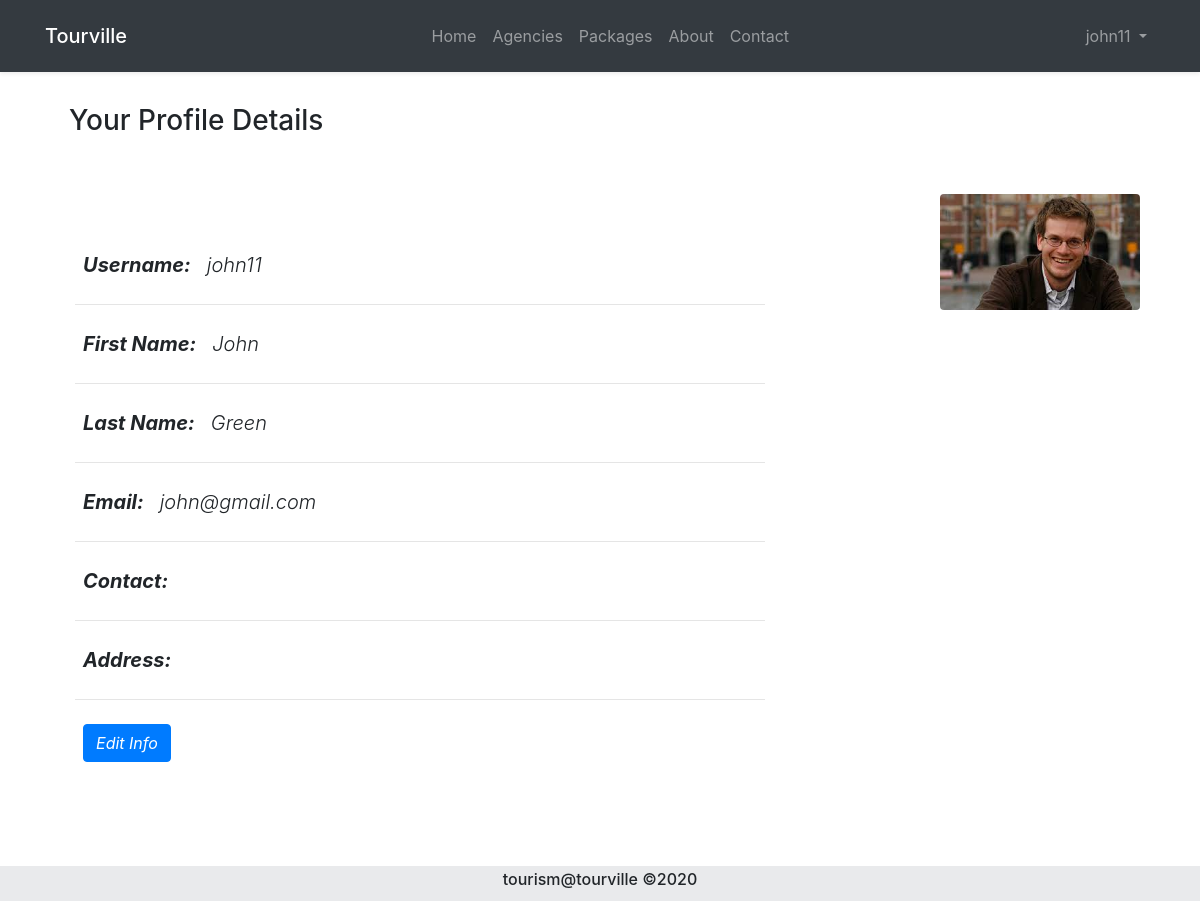
/profile.php (signed in), run on the app's committed database.
### tables this page shows
CREATE TABLE `tourists` (
  `tourist_id` int(11) NOT NULL,
  `tourist_stripe` varchar(255) NOT NULL,
  `tourist_username` varchar(255) NOT NULL,
  `tourist_firstname` varchar(255) NOT NULL,
  `tourist_lastname` varchar(255) NOT NULL,
  `tourist_email` varchar(255) NOT NULL,
  `tourist_password` varchar(255) NOT NULL,
  `profile_image` text NOT NULL,
  `tourist_contact` varchar(255) NOT NULL,
  `tourist_address` varchar(255) NOT NULL,
  `tourist_status` varchar(255) NOT NULL,
  `date` date NOT NULL
);

### tourist/includes/view_profile.php (the view, shortened to what this page needs)
<?php
    if(isset($_SESSION['tourist_id'])){
        $tourist_id = $_SESSION['tourist_id'];
        $stmt = $pdo->prepare('SELECT * FROM tourists WHERE tourist_id = :tourist_id');
        $stmt->execute([':tourist_id' => $tourist_id]);
        $tourist = $stmt->fetch(PDO::FETCH_ASSOC);
    }
?>
<div class="my-5">
    <?php
        $profile_img = '';
        if(!empty($tourist['profile_image'])){
            $profile_img = $tourist['profile_image'];
        }else{
            $profile_img = 'default_user.png';
        }
    ?>
    <img src="images/<?php echo $profile_img; ?>" width="200" class="rounded float-right" alt="<?php echo $tourist['tourist_username']; ?>">
</div>
<div class="lead py-5 col-sm-8">
    <div class="font-italic">
        <div class="p-2">
            <span class="font-weight-bold mr-3">Username:</span><?php echo $tourist['tourist_username']; ?>
        </div>
        <hr>
        <div class="p-2">
            <span class="font-weight-bold mr-3">First Name:</span><?php echo $tourist['tourist_firstname']; ?>
        </div>
        <hr>
        <div class="p-2">
            <span class="font-weight-bold mr-3">Last Name:</span><?php echo $tourist['tourist_lastname']; ?>
        </div>
        <hr>
        <div class="p-2">
            <span class="font-weight-bold mr-3">Email:</span><?php echo $tourist['tourist_email']; ?>
        </div>
        <hr>
        <div class="p-2">
            <span class="font-weight-bold mr-3">Contact:</span><?php echo $tourist['tourist_contact']; ?>
        </div>
        <hr>
        <div class="p-2">
            <span class="font-weight-bold mr-3">Address:</span><?php echo $tourist['tourist_address']; ?>
        </div>
        <hr>
        <div class="p-2">
            <a href="profile.php?page=edit_profile&edit=<?php echo $tourist['tourist_id']; ?>" class="btn btn-primary">Edit Info</a>
        </div>
    </div>
</div>

### data on the page
tourists: profile_image (picture), tourist_username "john11", tourist_firstname "John", tourist_lastname "Green", tourist_email "john@gmail.com"

### other printed values
$_SESSION['tourist_username'] "john11"
